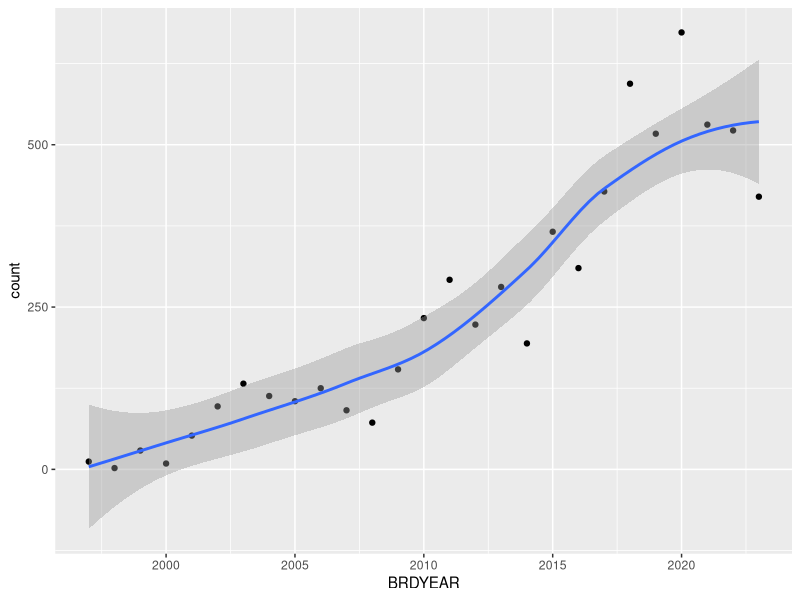
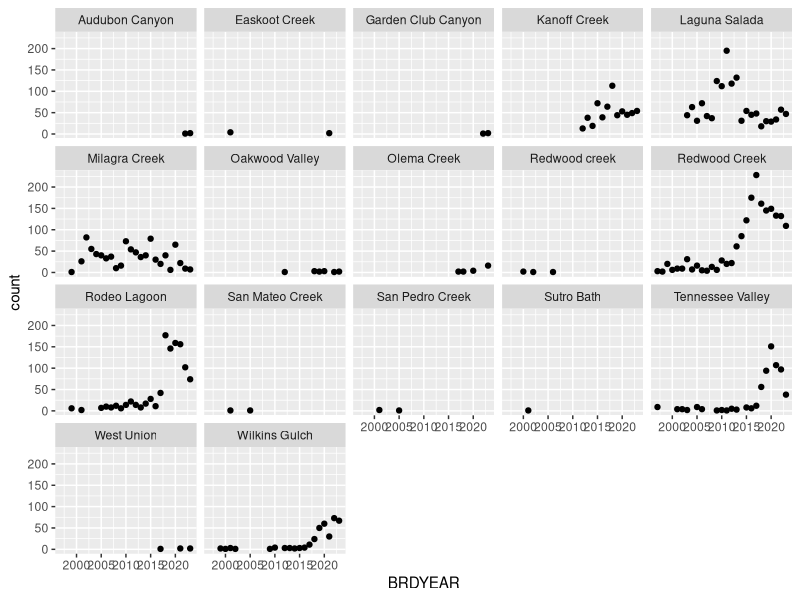
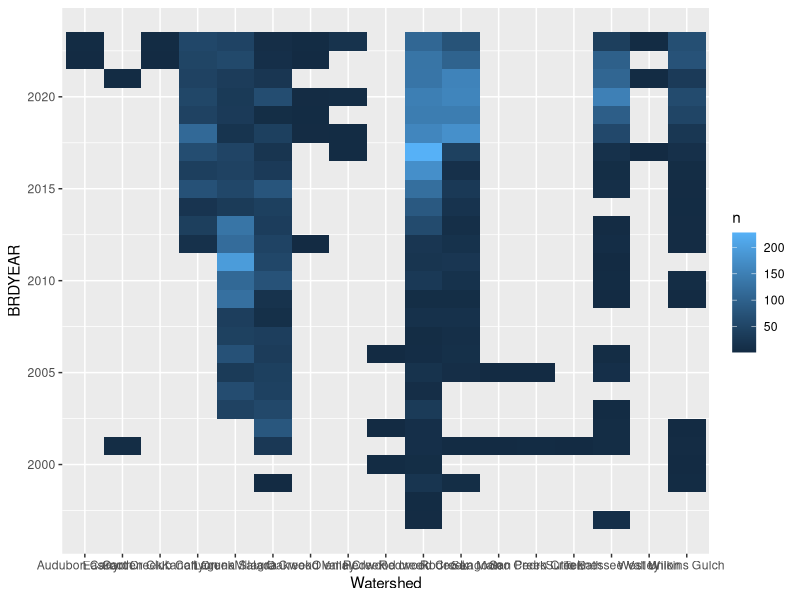

Write R code to recreate these figures, in order.
library(tidyverse)
raw_data <- read_csv("CRLF_EGG_RAWDATA.csv")
raw_data
#checking type of each column
str(raw_data,na.rm = TRUE)

#many ints in Survey_MONTH are empty but the values in Date look to be full. need to get month from Date

#maybe we should have survey length, width, water depth, etc as 1 standardized value for each pond per breeding year? Not sure how we want to do that

new_egg <-raw_data[raw_data$OldMass=="FALSE",]
new_egg
egg_count_by_year <- new_egg|>
  select(BRDYEAR, OldMass)|>
  group_by(BRDYEAR)|>
  summarize(count=n())
egg_count_by_year

library(ggplot2)
ggplot(data = egg_count_by_year,aes(x=BRDYEAR,y=count))+geom_point()+geom_smooth()

egg_count_by_site <-new_egg|>
  select(Watershed,BRDYEAR,OldMass)|>
  group_by(Watershed,BRDYEAR)|>
  summarize(count=n())
site_graph <- ggplot(egg_count_by_site,aes(x=BRDYEAR,y=count))+geom_point()
site_graph+facet_wrap(~Watershed)

egg_abundance <-new_egg|>
  count(Watershed,BRDYEAR)|>
  ggplot(mapping = aes(x=Watershed,y=BRDYEAR))+
  geom_tile(mapping = aes(fill=n))
egg_abundance

